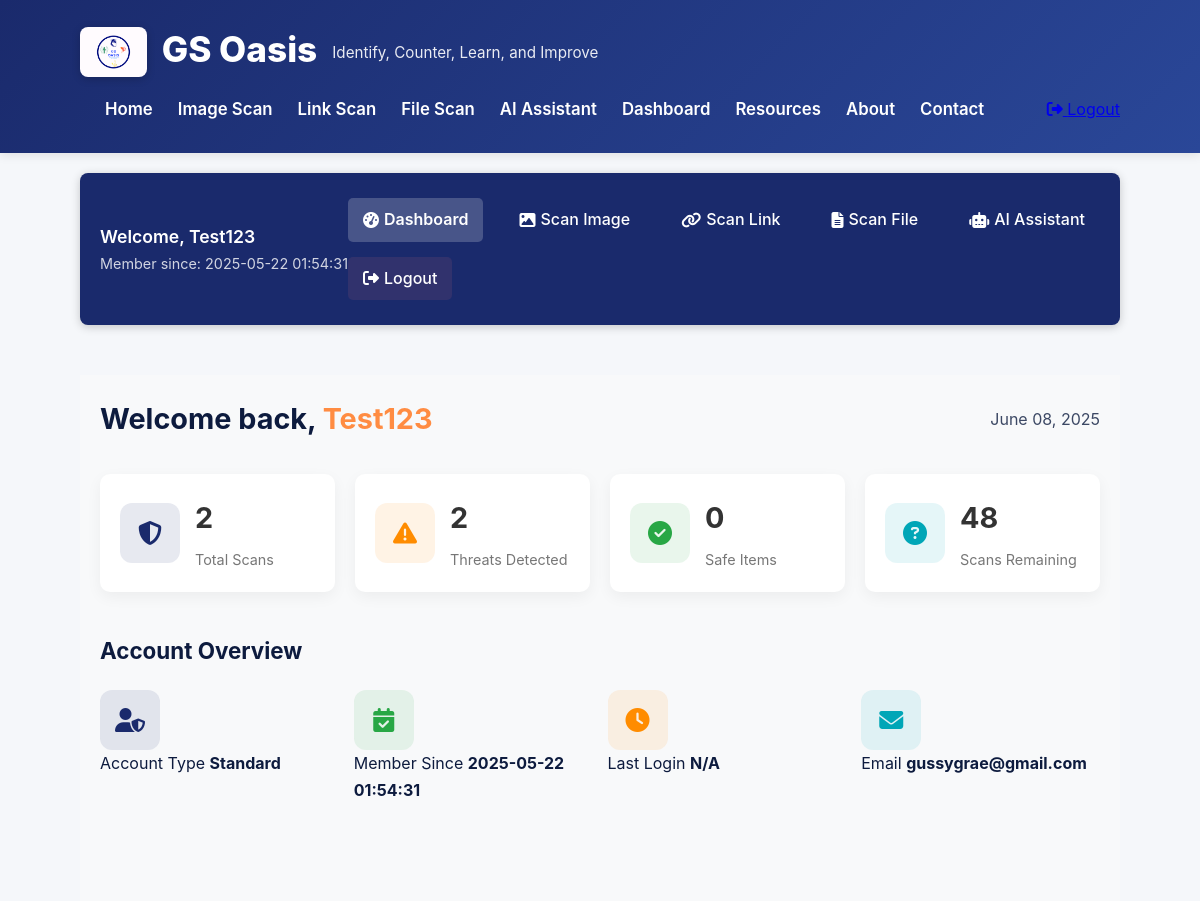
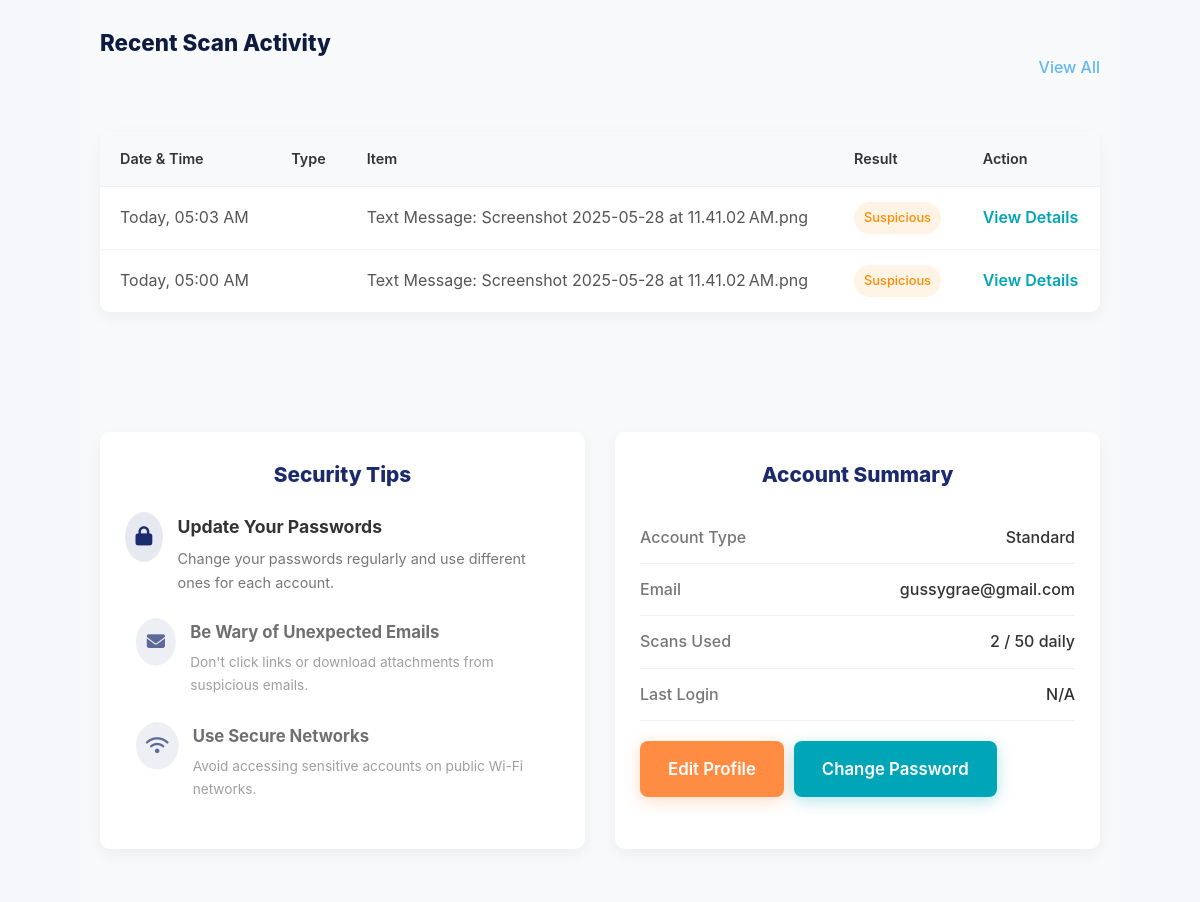
/dashboard (signed in, upper part), run on an earlier commit of the app's database (2 pictures, top to bottom).
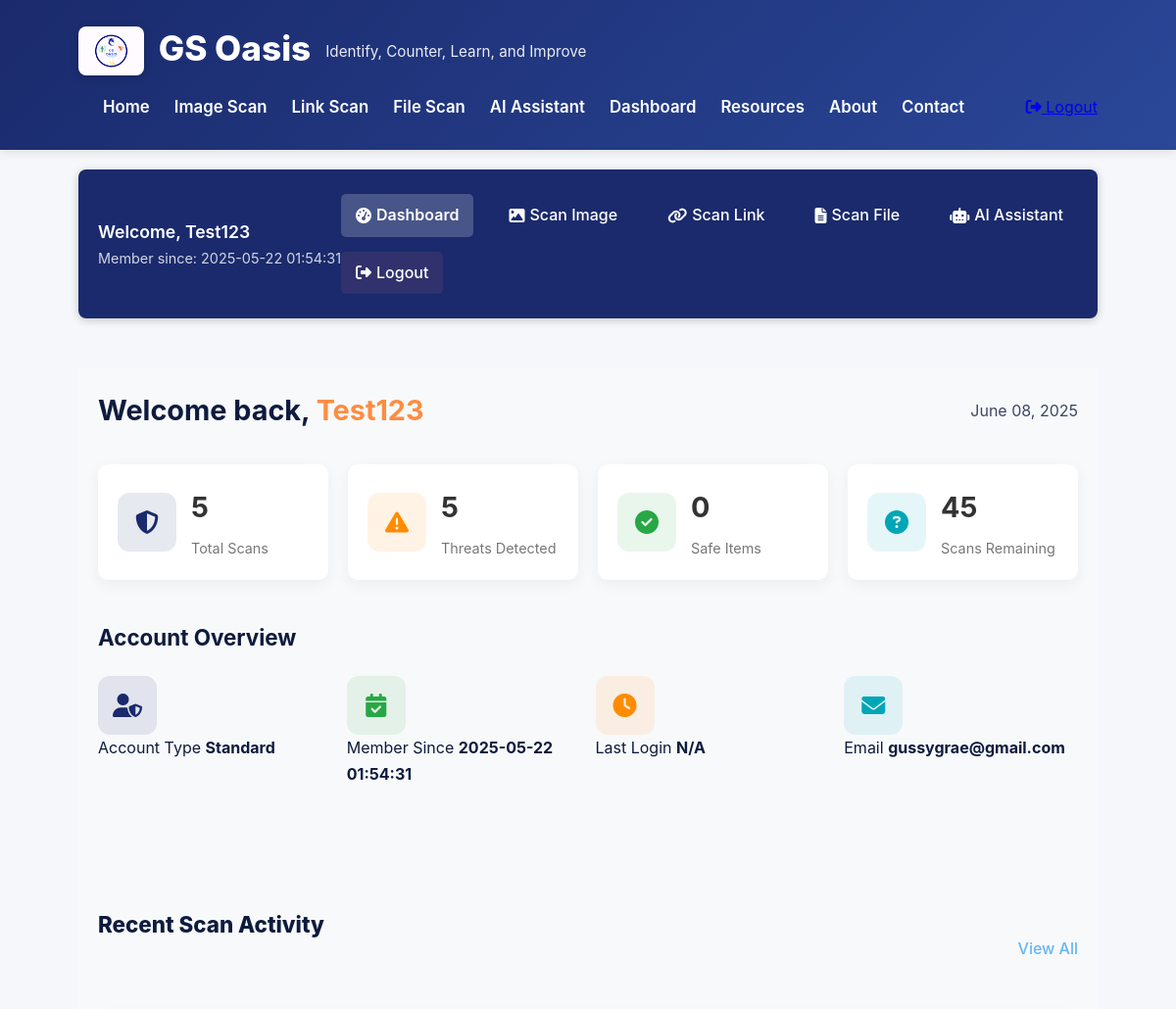
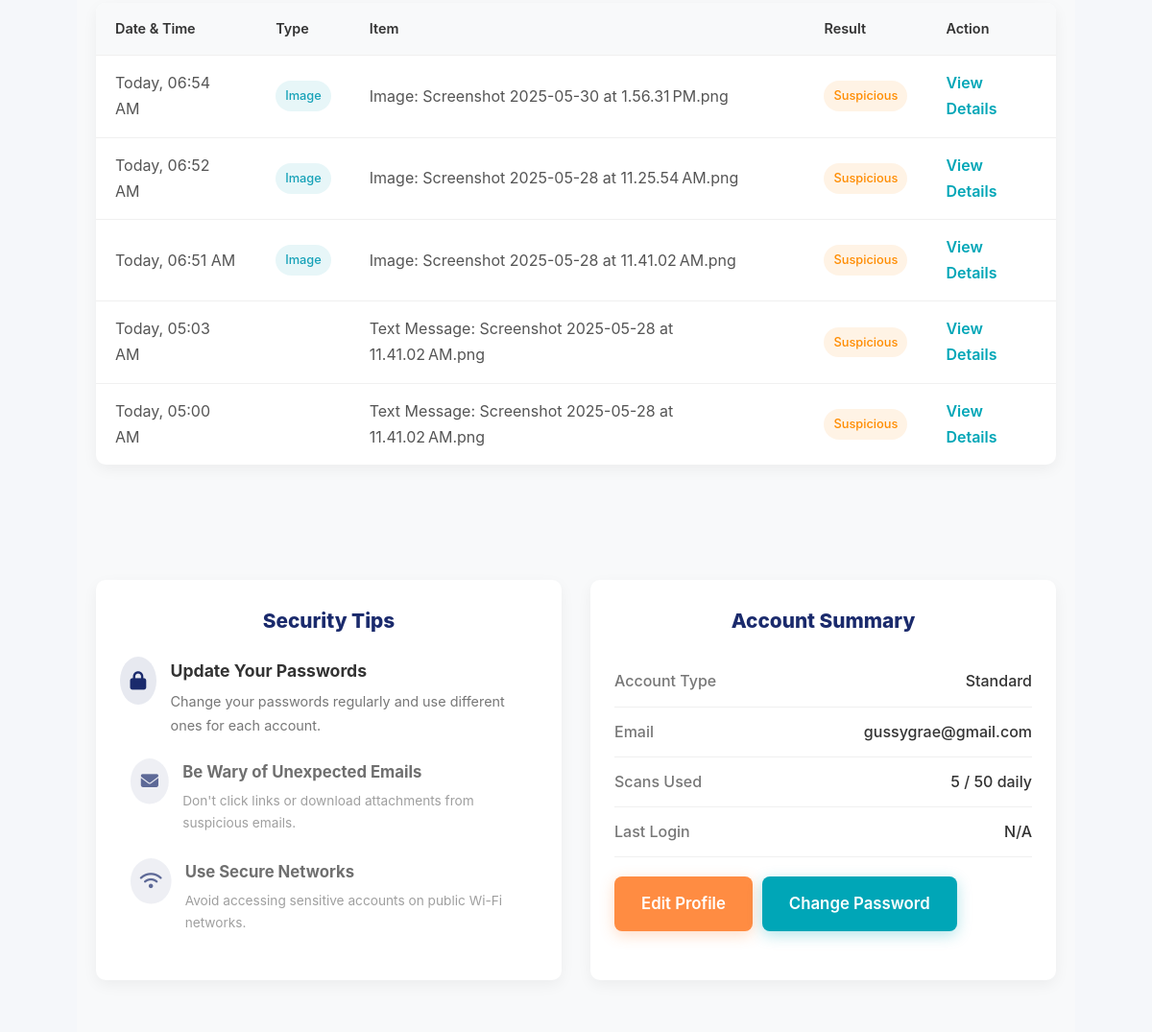
And on a later commit of the database (2 pictures, top to bottom).
### tables this page shows
CREATE TABLE users (
                id INTEGER PRIMARY KEY AUTOINCREMENT,
                username TEXT UNIQUE NOT NULL,
                email TEXT NOT NULL,
                password TEXT NOT NULL
            , created_at TEXT, last_login TEXT, account_type TEXT);

CREATE TABLE scan_history (
                id INTEGER PRIMARY KEY AUTOINCREMENT,
                user_id INTEGER,
                scan_date TEXT DEFAULT CURRENT_TIMESTAMP,
                scan_type TEXT NOT NULL,
                scan_item TEXT NOT NULL,
                result TEXT NOT NULL,
                FOREIGN KEY (user_id) REFERENCES users(id)
            );

### gs-oasis/app.py (the view, shortened to what this page needs)
@app.route('/dashboard')
@login_required
def dashboard():
    username = session.get('username')
    with sqlite3.connect('database.db') as conn:
        cursor = conn.cursor()
        cursor.execute("PRAGMA table_info(users)")
        columns = [col[1] for col in cursor.fetchall()]
        select_fields = ["email"]
        if 'created_at' in columns:
            select_fields.append('created_at')
        if 'last_login' in columns:
            select_fields.append('last_login')
        query = f"SELECT {', '.join(select_fields)} FROM users WHERE username = ?"
        try:
            cursor.execute(query, (username,))
            user_data = cursor.fetchone()
            if user_data:
                email = user_data[0]
                join_date = "N/A"
                last_login = "N/A"
                field_index = 1
                if 'created_at' in columns and len(user_data) > field_index:
                    join_date = user_data[field_index] if user_data[field_index] else "N/A"
                    field_index += 1
                if 'last_login' in columns and len(user_data) > field_index:
                    last_login = user_data[field_index] if user_data[field_index] else "N/A"
            else:
                email = "N/A"
                join_date = "N/A"
                last_login = "N/A"
        except sqlite3.Error as e:
            print(f"Database error: {str(e)}")
            email = "N/A"
            join_date = "N/A"
            last_login = "N/A"
        user_id = session.get('user_id')
        try:
            cursor.execute("SELECT COUNT(*) FROM scan_history WHERE user_id = ?", (user_id,))
            scan_count = cursor.fetchone()[0] or 0
            cursor.execute("SELECT COUNT(*) FROM scan_history WHERE user_id = ? AND result LIKE '%suspicious%' OR result LIKE '%danger%' OR result LIKE '%scam%'", (user_id,))
            threat_count = cursor.fetchone()[0] or 0
            cursor.execute("SELECT COUNT(*) FROM scan_history WHERE user_id = ? AND result LIKE '%safe%'", (user_id,))
            safe_count = cursor.fetchone()[0] or 0
            daily_limit = 50  # Could make this dynamic based on account type
            remaining_scans = daily_limit - scan_count if scan_count < daily_limit else 0
        except sqlite3.Error as e:
            print(f"Error fetching scan statistics: {e}")
            scan_count = 0
            threat_count = 0
            safe_count = 0
            remaining_scans = 50
        current_date = time.strftime("%B %d, %Y")
        recent_activities = []
        try:
            cursor.execute("""
                SELECT scan_date, scan_type, scan_item, result
                FROM scan_history
                WHERE user_id = ?
                ORDER BY scan_date DESC LIMIT 10
            """, (user_id,))
            history_items = cursor.fetchall()
            for item in history_items:
                scan_date, scan_type, scan_item, result = item
                try:
                    item_date = time.strptime(scan_date, "%Y-%m-%d %H:%M:%S")
                    today = time.strftime("%Y-%m-%d")
                    yesterday = time.strftime("%Y-%m-%d", time.localtime(time.time() - 86400))
                    if time.strftime("%Y-%m-%d", item_date) == today:
                        formatted_date = "Today, " + time.strftime("%I:%M %p", item_date)
                    elif time.strftime("%Y-%m-%d", item_date) == yesterday:
                        formatted_date = "Yesterday, " + time.strftime("%I:%M %p", item_date)
                    else:
                        formatted_date = time.strftime("%b %d, %I:%M %p", item_date)
                except:
                    formatted_date = scan_date
                result_category = "safe"
                if "suspicious" in result.lower() or "warning" in result.lower():
                    result_category = "suspicious"
                elif "danger" in result.lower() or "scam" in result.lower() or "threat" in result.lower():
                    result_category = "dangerous"
                recent_activities.append({
                    "date": formatted_date,
                    "type": scan_type,
                    "item": scan_item,
                    "result": result_category
                })
        except sqlite3.Error as e:
            print(f"Error fetching scan history: {e}")
            recent_activities = [{
                "date": "No scan history available",
                "type": "none",
                "item": "Database error occurred",
                "result": "none"
            }]
    return render_template('dashboard.html',
                          username=username,
                          email=email,
                          join_date=join_date,
                          current_date=current_date,
                          scan_count=scan_count,
                          threat_count=threat_count,
                          safe_count=safe_count,
                          remaining_scans=remaining_scans,
                          last_login=last_login,
                          recent_activities=recent_activities)

### gs-oasis/templates/dashboard.html
{% extends 'base.html' %}
{% block content %}
<div class="dashboard-container">
    <div class="dashboard-topnav">
        <div class="user-info">
            <span class="welcome-message">Welcome, {{ username }}</span>
            <span class="member-since">Member since: {{ join_date }}</span>
        </div>
        <nav class="top-nav">
            <a href="{{ url_for('dashboard') }}" class="active"><i class="fas fa-tachometer-alt"></i> Dashboard</a>
            <a href="{{ url_for('scan_image') }}"><i class="fas fa-image"></i> Scan Image</a>
            <a href="{{ url_for('scan_link') }}"><i class="fas fa-link"></i> Scan Link</a>
            <a href="{{ url_for('scan_file') }}"><i class="fas fa-file-alt"></i> Scan File</a>
            <a href="{{ url_for('ai_assistant') }}"><i class="fas fa-robot"></i> AI Assistant</a>
            <a href="{{ url_for('logout') }}" class="logout-btn"><i class="fas fa-sign-out-alt"></i> Logout</a>
        </nav>
    </div>
    <div class="dashboard-main">
        <div class="dashboard-header">
            <h1>Welcome back, <span class="highlight">{{ username }}</span></h1>
            <div class="date">{{ current_date }}</div>
        </div>
        <div class="stats-overview">
            <div class="stat-card">
                <div class="stat-icon">
                    <i class="fas fa-shield-alt"></i>
                </div>
                <div class="stat-details">
                    <h3>{{ scan_count }}</h3>
                    <p>Total Scans</p>
                </div>
            </div>
            <div class="stat-card">
                <div class="stat-icon warning">
                    <i class="fas fa-exclamation-triangle"></i>
                </div>
                <div class="stat-details">
                    <h3>{{ threat_count }}</h3>
                    <p>Threats Detected</p>
                </div>
            </div>
            <div class="stat-card">
                <div class="stat-icon success">
                    <i class="fas fa-check-circle"></i>
                </div>
                <div class="stat-details">
                    <h3>{{ safe_count }}</h3>
                    <p>Safe Items</p>
                </div>
            </div>
            <div class="stat-card">
                <div class="stat-icon info">
                    <i class="fas fa-question-circle"></i>
                </div>
                <div class="stat-details">
                    <h3>{{ remaining_scans }}</h3>
                    <p>Scans Remaining</p>
                </div>
            </div>
        </div>
        <div class="quick-actions">
            <h2>Account Overview</h2>
            <div class="action-buttons">
                <div class="account-stat">
                    <div class="stat-icon">
                        <i class="fas fa-user-shield"></i>
                    </div>
                    <div class="stat-info">
                        <span>Account Type</span>
                        <strong>Standard</strong>
                    </div>
                </div>
                <div class="account-stat">
                    <div class="stat-icon success">
                        <i class="fas fa-calendar-check"></i>
                    </div>
                    <div class="stat-info">
                        <span>Member Since</span>
                        <strong>{{ join_date }}</strong>
                    </div>
                </div>
                <div class="account-stat">
                    <div class="stat-icon warning">
                        <i class="fas fa-clock"></i>
                    </div>
                    <div class="stat-info">
                        <span>Last Login</span>
                        <strong>{{ last_login }}</strong>
                    </div>
                </div>
                <div class="account-stat">
                    <div class="stat-icon info">
                        <i class="fas fa-envelope"></i>
                    </div>
                    <div class="stat-info">
                        <span>Email</span>
                        <strong>{{ email }}</strong>
                    </div>
                </div>
            </div>
        </div>
        <section id="history" class="recent-activity">
            <div class="section-header">
                <h2>Recent Scan Activity</h2>
                <a href="#" class="view-all">View All</a>
            </div>
            <div class="activity-table">
                <table>
                    <thead>
                        <tr>
                            <th>Date & Time</th>
                            <th>Type</th>
                            <th>Item</th>
                            <th>Result</th>
                            <th>Action</th>
                        </tr>
                    </thead>
                    <tbody>
                        {% for activity in recent_activities %}
                        <tr>
                            <td>{{ activity.date }}</td>
                            <td>
                                {% if activity.type == 'image' %}
                                <span class="badge image">Image</span>
                                {% elif activity.type == 'link' %}
                                <span class="badge link">Link</span>
                                {% elif activity.type == 'file' %}
                                <span class="badge file">File</span>
                                {% endif %}
                            </td>
                            <td>{{ activity.item }}</td>
                            <td>
                                {% if activity.result == 'safe' %}
                                <span class="badge success">Safe</span>
                                {% elif activity.result == 'suspicious' %}
                                <span class="badge warning">Suspicious</span>
                                {% elif activity.result == 'dangerous' %}
                                <span class="badge danger">Dangerous</span>
                                {% endif %}
                            </td>
                            <td><a href="#" class="btn-text">View Details</a></td>
                        </tr>
                        {% endfor %}
                    </tbody>
                </table>
            </div>
        </section>
        <div class="dashboard-row">
            <section id="security" class="security-tips">
                <h2>Security Tips</h2>
                <div class="tip-list">
                    <div class="tip-item">
                        <div class="tip-icon"><i class="fas fa-lock"></i></div>
                        <div class="tip-content">
                            <h3>Update Your Passwords</h3>
                            <p>Change your passwords regularly and use different ones for each account.</p>
                        </div>
                    </div>
                    <div class="tip-item">
                        <div class="tip-icon"><i class="fas fa-envelope"></i></div>
                        <div class="tip-content">
                            <h3>Be Wary of Unexpected Emails</h3>
                            <p>Don't click links or download attachments from suspicious emails.</p>
                        </div>
                    </div>
                    <div class="tip-item">
                        <div class="tip-icon"><i class="fas fa-wifi"></i></div>
                        <div class="tip-content">
                            <h3>Use Secure Networks</h3>
                            <p>Avoid accessing sensitive accounts on public Wi-Fi networks.</p>
                        </div>
                    </div>
                </div>
            </section>
            <section id="settings" class="account-summary">
                <h2>Account Summary</h2>
                <div class="account-details">
                    <div class="detail-row">
                        <div class="detail-label">Account Type</div>
                        <div class="detail-value">Standard</div>
                    </div>
                    <div class="detail-row">
                        <div class="detail-label">Email</div>
                        <div class="detail-value">{{ email }}</div>
                    </div>
                    <div class="detail-row">
                        <div class="detail-label">Scans Used</div>
                        <div class="detail-value">{{ scan_count }} / 50 daily</div>
                    </div>
                    <div class="detail-row">
                        <div class="detail-label">Last Login</div>
                        <div class="detail-value">{{ last_login }}</div>
                    </div>
                    <div class="detail-buttons">
                        <a href="{{ url_for('edit_profile') }}" class="btn btn-primary">Edit Profile</a>
                        <a href="{{ url_for('change_password') }}" class="btn btn-secondary">Change Password</a>
                    </div>
                </div>
            </section>
        </div>
    </div>
</div>
{% endblock %}

What changed in the data, as far as the page shows it:
added scan_history: date "Today, 06:54 AM", scan_type "Image", item "Image: Screenshot 2025-05-30 at 1.56.31 PM.png", shows "Suspicious"
added scan_history: date "Today, 06:52 AM", scan_type "Image", item "Image: Screenshot 2025-05-28 at 11.25.54 AM.png", shows "Suspicious"
added scan_history: date "Today, 06:51 AM", scan_type "Image", item "Image: Screenshot 2025-05-28 at 11.41.02 AM.png", shows "Suspicious"
Also different on the page:
{{ scan_count }}: "2" → "5"
{{ threat_count }}: "2" → "5"
{{ remaining_scans }}: "48" → "45"
